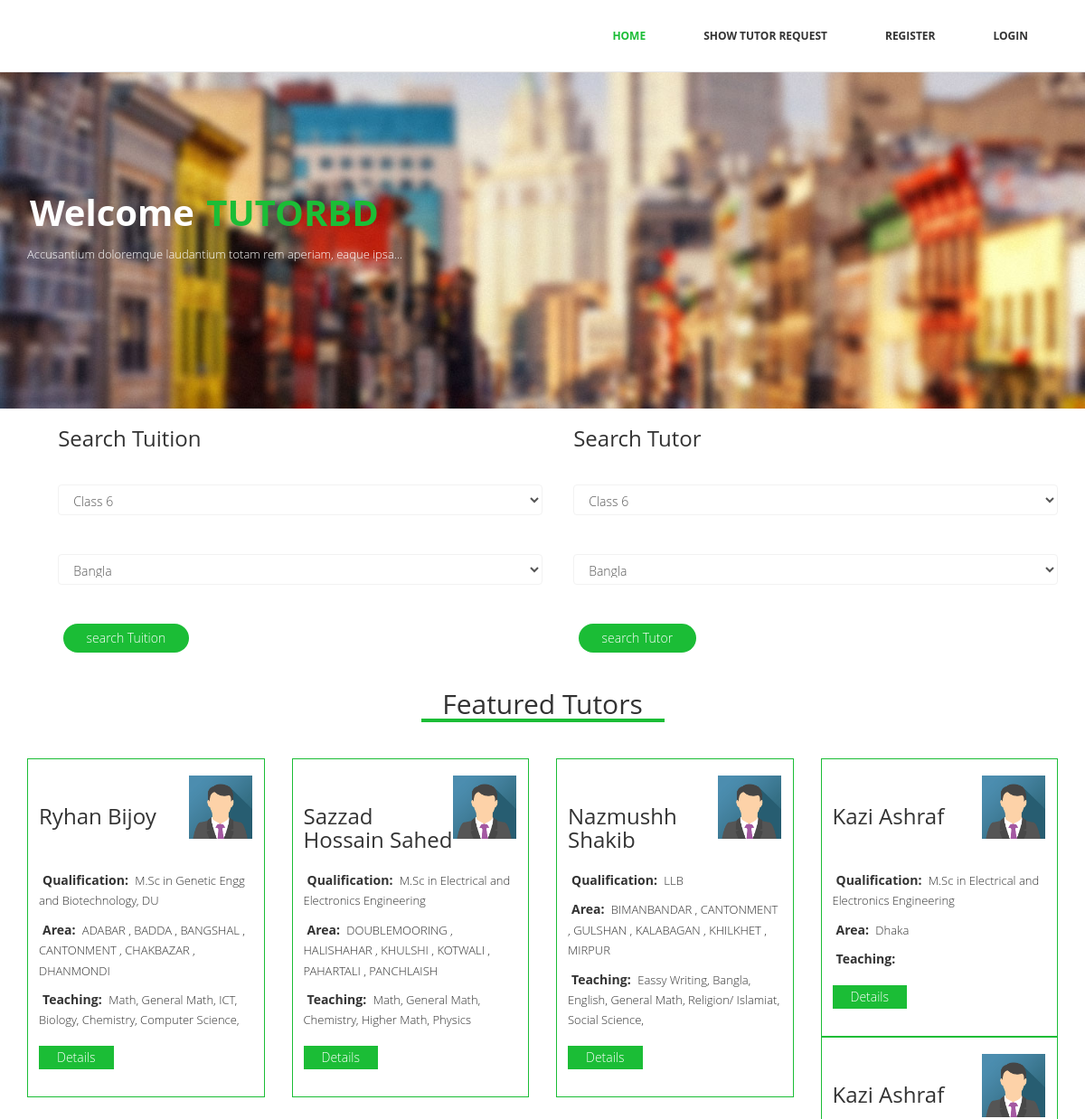
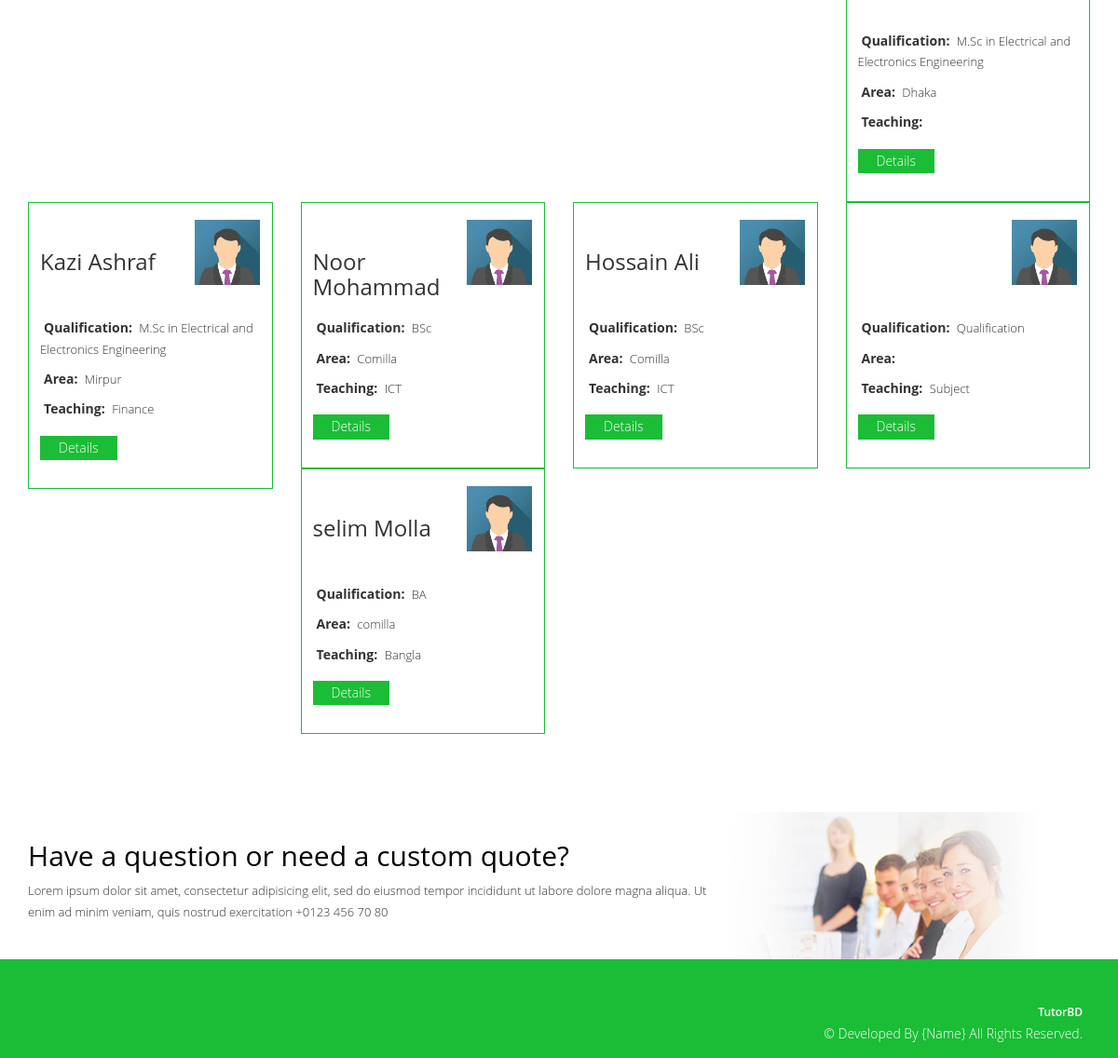
The page / on the database its author committed (2 pictures, top to bottom).
### tables this page shows
CREATE TABLE `add_tutor` (
  `id` int(6) NOT NULL,
  `name` varchar(200) NOT NULL,
  `qualification` varchar(200) NOT NULL,
  `teaching_sub` varchar(200) NOT NULL,
  `are` varchar(200) NOT NULL,
  `img` varchar(50) NOT NULL,
  `mobile` varchar(11) NOT NULL,
  `email` varchar(50) NOT NULL
);

### index.php (the view, shortened to what this page needs)
<?php include("header.php"); ?>
  <section id="main-slider" class="no-margin">
    <div class="container">
                <div class="slogan">
                  <h2 >Welcome <span>TUTORBD</span>  </h2>
                  <p>Accusantium doloremque laudantium totam rem aperiam, eaque ipsa...</p>
                </div>
              </div>
  </section>
  <section id="search-bar">
    <div class="container">
                <form class="search" method="POST" action="searchtuition.php">
					<h3>Search Tuition  </h3>
                      <div class="form-group">
						<label for="" style="color: #fff;">Class</label>
						<select class="form-control" name="class_student" id="class_student">
						  <option value="Class 6">Class 6</option>
						</select>
			</div>
				  <div class="form-group">
						<label for="">Subject</label>
						<select class="form-control" name="subject" id="subject">
						  <option value="Bangla">Bangla</option>
						</select>
			</div>
			<input type="submit" value="search Tuition" class="searbtn" />
			   </form>
		     <form class="search" method="POST" action="searchtutor.php">
				<h3>Search Tutor </h3>
                      <div class="form-group">
						<label for="" style="color: #fff;">Class</label>
						<select class="form-control" name="class_student" id="class_student">
						  <option value="Class 6">Class 6</option>
						</select>
			</div>
				  <div class="form-group">
						<label for="">Subject</label>
						<select class="form-control" name="subject" id="subject">
						  <option value="Bangla">Bangla</option>
						</select>
			</div>
			<input type="submit" value="search Tutor" class="searbtn" />
			   </form>
              </div>
  </section>
<section id="tutorlist">
<div class="container">
	<div class="row">
	<h2> Featured Tutors</h2>
	<?php
	include("inc/constant.php");
	$sql = "SELECT *  FROM add_tutor";
	$result = $conn->query($sql);
	 if ($result->num_rows > 0) {
	while($row = $result->fetch_assoc()) {?>
		<div class="col-md-3">
		<div class="single-tutor">
		<div class="tutor-are">
				<div class="tutor-iteam"><h3><?php echo $row["name"] ?></h3></div>
				<div class="tutor-img"><h3><img src="images/img_avatar.png" alt="" /></h3></div>
		</div>
			<p><span>Qualification:</span> <?php echo $row["qualification"] ?></p>
			<p><span>Area:</span> <?php echo $row["are"] ?></p>
			<p><span>Teaching: </span><?php echo $row["teaching_sub"] ?></p>
			<a href="detailstutor.php?id=<?php echo $row["id"] ?>">Details</a>
		</div>
		</div>
		<?php 	}
										} ?>
	</div>
</div>
</section>
  <section id="conatcat-info">
    <div class="container">
      <div class="row">
        <div class="col-sm-8">
          <div class="media contact-info wow fadeInDown" data-wow-duration="1000ms" data-wow-delay="600ms">
            <div class="media-body">
              <h2>Have a question or need a custom quote?</h2>
              <p>Lorem ipsum dolor sit amet, consectetur adipisicing elit, sed do eiusmod tempor incididunt ut labore dolore magna aliqua. Ut enim ad minim veniam, quis nostrud exercitation +0123 456 70 80</p>
            </div>
          </div>
        </div>
      </div>
    </div>
  </section>
<?php include("footer.php"); ?>

### header.php (shortened to what this page needs)
<!DOCTYPE html>
<html lang="en">
<head>
  <link href="css/grid.min.css" rel="stylesheet">
  <link href="css/style.css" rel="stylesheet" />
</head>
<body>
  <header>
    <nav class="navbar navbar-default navbar-fixed-top" role="navigation">
      <div class="navigation">
        <div class="container">
          <div class="navbar-collapse ">
            <div class="menu">
              <ul class="nav nav-tabs" role="tablist">
                <li><a href="index.php" class="active">Home</a></li>
                <li><a href="show_tutor_req.php" >Show Tutor Request</a></li>
                <li><a href="">Register</a>
				</li>
				  <li><a href="login.php">Login</a></li>
              </ul>
            </div>
          </div>
        </div>
      </div>
    </nav>
  </header>

### footer.php
  <footer>
    <div class="footer">
      <div class="container">
        <div class="col-md-4 col-md-offset-4 pull-right">
          <div class="copyright">
            <div class="credits">
              <a href="">TutorBD</a>
            </div>
			 &copy; Developed By {Name} All Rights Reserved.
          </div>
        </div>
      </div>
    </div>
  </footer>
</body>
</html>

### css/style.css (style rules this page uses)
body { font-family:'Open Sans', Arial, sans-serif; font-size:14px; font-weight:300; line-height:1.6em; color:#fff; background-color:#fff; overflow-x:hidden; }
hi,h2,h3,h4,h5,h6 { color:#333; line-height:1.1em; }
p { color:#333; font-size:13px; }
a { text-decoration:none; transition: all 0.1s ease-in-out; -moz-transition: all 0.1s ease-in-out; -webkit-transition: all 0.1s ease-in-out; -o-transition: all 0.1s ease-in-out; outline: none; color:#333; }
.navigation { background-color:#fff; padding:0; }
.menu { font-size:12px; float:right; text-transform:uppercase; font-weight:700; }
.menu ul.nav-tabs li { color:#000; }
.nav-tabs { border-bottom: 0; }
.nav-tabs > li { float: left; margin-bottom: 0; }
.nav-tabs > li > a { border-radius:0; color:#333; padding:30px; }
.nav-tabs > li > a.active { color: #1BBD36; border-radius:0; transition: all 0.3s ease-in-out; -moz-transition: all 0.3s ease-in-out; -webkit-transition: all 0.3s ease-in-out; -o-transition: all 0.3s ease-in-out; }
.menu ul li { position:relative; }
#main-slider { margin-top:40px; }
#main-slider { position: relative; }
.no-margin { margin: 0; padding: 0; }
#conatcat-info { background: #fff url(../images/contact.png) no-repeat 90% 0; padding: 30px 0; }
.contact-info h2 { margin-top: 0; color: #000; }
.contact-info { color:#000; }
#main-slider { float: left; width: 100%; padding: 150px 0; background: url(../images/bg1.jpg); background-size: cover; }
.slogan p { color: #fff; }
.slogan h2 { color: #fff; font-size: 40px; font-weight: bold; padding: 3px; }
.slogan h2 span { color: #1BBD36; font-size: 40px; font-weight: bold; padding: 3px; }
.footer { float:left; width:100%; background:#1BBD36; padding:15px 22px; }
.copyright { margin-top:30px; text-align: right; }
.copyright a { color:#fff; font-weight:600; font-size:12px; text-shadow:none; }
.form-group .form-control { padding: 7px 12px; border-color:#f2f2f2; box-shadow: none; }
#conatcat-info { background: #fff url(../images/contact.png) no-repeat 90% 0; padding: 30px 0; margin-top: 44px; float: left; width: 100%; }
#tutorlist { padding:40px 0; float:left; width:100%; }
#tutorlist h2 { text-align: center; margin-bottom: 58px; width: 269px; margin: 0 auto; margin-bottom: 40px; border-bottom: 4px solid #1BBD36; }
.single-tutor { float: left; width: 100%; border: 1px solid #1BBD36; padding: 30px 12px; }
.single-tutor img { width:70px; height:70px; }
.tutor-iteam { width:70%; float:left; }
.tutor-img { width: 30%; float: left; height: 100px; margin-top: -32px; margin-bottom: 25px; }
.single-tutor span { font-size: 14px; font-weight: bold; padding: 4px; }
.single-tutor a { display: inline-block; padding: 2px 20px; background: #1BBD36; color: #fff; margin-top: 7px; }
.search .form-group { width:40%; float:left; }

### header.php (style rules this page uses)
.search { width: 47%; float: left; margin-left: 3%; }
.searbtn { margin-top: 28px; margin-left: 1%; padding: 2px 20px; background: #1BBD36; color: #fff; border: none; padding: 5px 26px; border-radius: 17px; }
.search .form-group { width:100%; float:left; }

### rows shown on the page
add_tutor: name "Ryhan Bijoy", qualification "M.Sc in Genetic Engg and Biotechnology, DU", are "ADABAR , BADDA , BANGSHAL , CANTONMENT , CHAKBAZAR , DHANMONDI", teaching_sub "Math, General Math, ICT, Biology, Chemistry, Computer Science,"
add_tutor: name "Sazzad Hossain Sahed", qualification "M.Sc in Electrical and Electronics Engineering", are "DOUBLEMOORING , HALISHAHAR , KHULSHI , KOTWALI , PAHARTALI , PANCHLAISH", teaching_sub "Math, General Math, Chemistry, Higher Math, Physics"
add_tutor: name "Nazmushh Shakib", qualification "LLB", are "BIMANBANDAR , CANTONMENT , GULSHAN , KALABAGAN , KHILKHET , MIRPUR", teaching_sub "Eassy Writing, Bangla, English, General Math, Religion/ Islamiat, Social Science,"
add_tutor: name "Kazi Ashraf", qualification "M.Sc in Electrical and Electronics Engineering", are "Dhaka"
add_tutor: name "Kazi Ashraf", qualification "M.Sc in Electrical and Electronics Engineering", are "Dhaka"
add_tutor: name "Kazi Ashraf", qualification "M.Sc in Electrical and Electronics Engineering", are "Mirpur", teaching_sub "Finance"
add_tutor: name "Noor Mohammad", qualification "BSc", are "Comilla", teaching_sub "ICT"
add_tutor: name "Hossain Ali", qualification "BSc", are "Comilla", teaching_sub "ICT"
add_tutor: qualification "Qualification", teaching_sub "Subject"
add_tutor: name "selim Molla", qualification "BA", are "comilla", teaching_sub "Bangla"
